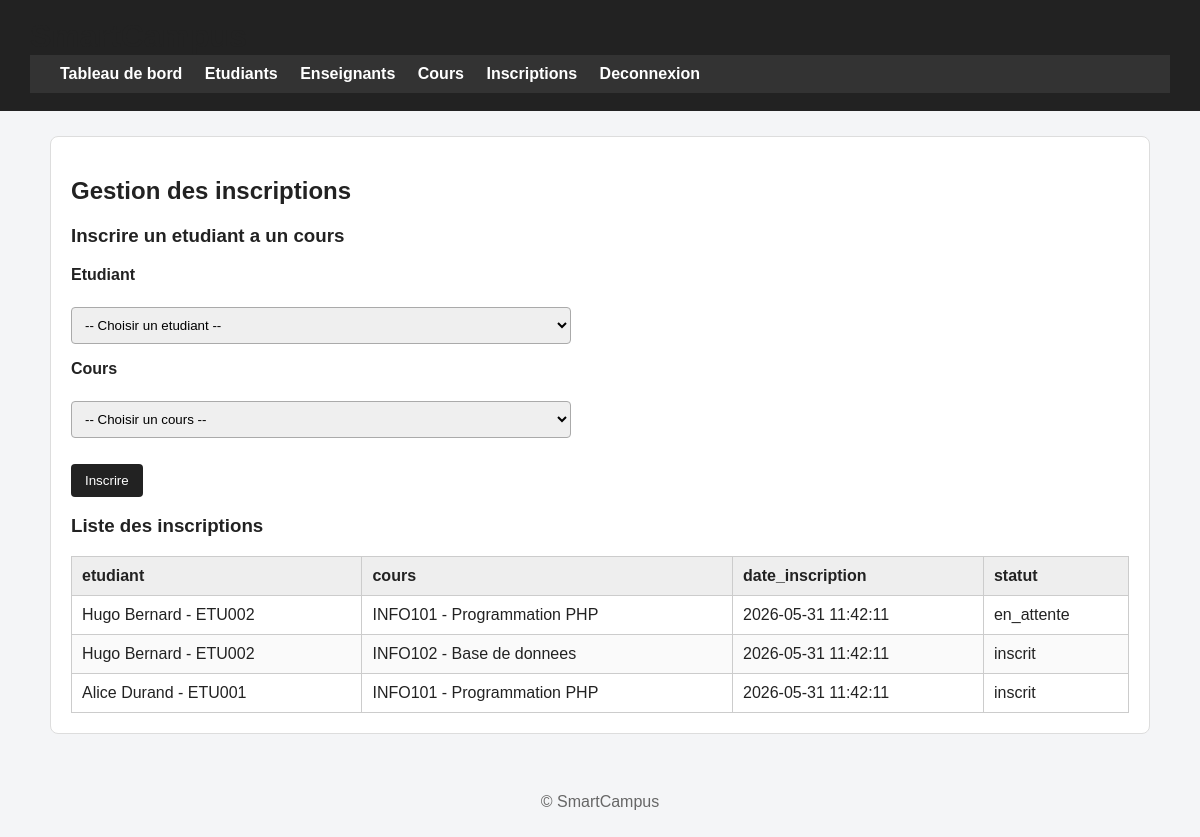
The app's page /admin/inscriptions.php (signed in) with its own data.
### tables this page shows
CREATE TABLE inscription (
    id_inscription INT AUTO_INCREMENT PRIMARY KEY,
    date_inscription DATETIME DEFAULT CURRENT_TIMESTAMP,
    statut ENUM('inscrit','desinscrit','en_attente') DEFAULT 'en_attente',
    id_etudiant INT NOT NULL,
    id_cours INT NOT NULL,
    UNIQUE (id_etudiant, id_cours),
    CONSTRAINT fk_inscription_etudiant
        FOREIGN KEY (id_etudiant) REFERENCES etudiant(id_etudiant),
    CONSTRAINT fk_inscription_cours
        FOREIGN KEY (id_cours) REFERENCES cours(id_cours)
);

CREATE TABLE utilisateur (
    id_user INT AUTO_INCREMENT PRIMARY KEY,
    nom VARCHAR(100) NOT NULL,
    prenom VARCHAR(100) NOT NULL,
    email VARCHAR(150) NOT NULL,
    mot_de_passe VARCHAR(255) NOT NULL,
    role ENUM('administrateur','enseignant','etudiant') NOT NULL,
    date_creation TIMESTAMP DEFAULT CURRENT_TIMESTAMP,
    actif TINYINT(1) DEFAULT 1,
    UNIQUE (email)
);

CREATE TABLE etudiant (
    id_etudiant INT AUTO_INCREMENT PRIMARY KEY,
    numero_etudiant VARCHAR(50) NOT NULL,
    niveau VARCHAR(50) NOT NULL,
    groupe_classe VARCHAR(50) NOT NULL,
    date_naissance DATE,
    telephone VARCHAR(30),
    id_user INT NOT NULL,
    UNIQUE (numero_etudiant),
    CONSTRAINT fk_etudiant_utilisateur
        FOREIGN KEY (id_user) REFERENCES utilisateur(id_user)
);

CREATE TABLE cours (
    id_cours INT AUTO_INCREMENT PRIMARY KEY,
    code_cours VARCHAR(50) NOT NULL,
    titre VARCHAR(150) NOT NULL,
    description TEXT,
    capacite_max INT NOT NULL,
    jour VARCHAR(20) NOT NULL,
    heure_debut TIME NOT NULL,
    heure_fin TIME NOT NULL,
    salle VARCHAR(50) NOT NULL,
    semestre VARCHAR(50) NOT NULL,
    id_enseignant INT NOT NULL,
    UNIQUE (code_cours),
    CONSTRAINT fk_cours_enseignant
        FOREIGN KEY (id_enseignant) REFERENCES enseignant(id_enseignant)
);

### admin/inscriptions.php (the view, shortened to what this page needs)
<?php
include '../config/db.php';
$result_inscriptions = mysqli_query(
    $conn,
    "SELECT i.date_inscription, i.statut,
            u.nom, u.prenom, e.numero_etudiant,
            c.code_cours, c.titre
     FROM inscription i
     INNER JOIN etudiant e ON i.id_etudiant = e.id_etudiant
     INNER JOIN utilisateur u ON e.id_user = u.id_user
     INNER JOIN cours c ON i.id_cours = c.id_cours
     ORDER BY i.date_inscription DESC"
);
include '../includes/header.php';
?>
<h2>Gestion des inscriptions</h2>
<section>
    <h3>Inscrire un etudiant a un cours</h3>
    <form method="post" action="inscriptions.php">
        <p>
            <label for="id_etudiant">Etudiant</label><br>
            <select id="id_etudiant" name="id_etudiant" required>
                <option value="">-- Choisir un etudiant --</option>
            </select>
        </p>
        <p>
            <label for="id_cours">Cours</label><br>
            <select id="id_cours" name="id_cours" required>
                <option value="">-- Choisir un cours --</option>
            </select>
        </p>
        <button type="submit">Inscrire</button>
    </form>
</section>
<section>
    <h3>Liste des inscriptions</h3>
    <table border="1">
        <thead>
            <tr>
                <th>etudiant</th>
                <th>cours</th>
                <th>date_inscription</th>
                <th>statut</th>
            </tr>
        </thead>
        <tbody>
            <?php if ($result_inscriptions && mysqli_num_rows($result_inscriptions) > 0) { ?>
                <?php while ($inscription = mysqli_fetch_assoc($result_inscriptions)) { ?>
                    <tr>
                        <td>
                            <?php echo htmlspecialchars($inscription['prenom'] . ' ' . $inscription['nom'] . ' - ' . $inscription['numero_etudiant']); ?>
                        </td>
                        <td>
                            <?php echo htmlspecialchars($inscription['code_cours'] . ' - ' . $inscription['titre']); ?>
                        </td>
                        <td><?php echo htmlspecialchars($inscription['date_inscription']); ?></td>
                        <td><?php echo htmlspecialchars($inscription['statut']); ?></td>
                    </tr>
                <?php } ?>
            <?php } else { ?>
                <tr>
                    <td colspan="4">Aucune inscription trouvee.</td>
                </tr>
            <?php } ?>
        </tbody>
    </table>
</section>
<?php include '../includes/footer.php'; ?>

### assets/css/style.css (style rules this page uses)
* { box-sizing: border-box; }
body { margin: 0; font-family: Arial, Helvetica, sans-serif; background: #f4f5f7; color: #222; }
label { display: block; margin-top: 12px; margin-bottom: 5px; font-weight: bold; }
input, select, textarea { width: 100%; max-width: 500px; padding: 9px; border: 1px solid #aaa; border-radius: 4px; }
button, .button { display: inline-block; border: none; background: #222; color: white; padding: 9px 14px; border-radius: 4px; text-decoration: none; cursor: pointer; margin-top: 10px; }
table { width: 100%; border-collapse: collapse; margin-top: 15px; background: white; }
th, td { border: 1px solid #ccc; padding: 10px; text-align: left; }
th { background: #eee; }
tr:nth-child(even) { background: #fafafa; }

### records on screen
inscription: utilisateur.prenom+nom "Hugo Bernard - ETU002", id_cours.titre "INFO101 - Programmation PHP", date_inscription "2026-05-31 11:42:11", statut "en_attente"
inscription: utilisateur.prenom+nom "Hugo Bernard - ETU002", id_cours.titre "INFO102 - Base de donnees", date_inscription "2026-05-31 11:42:11", statut "inscrit"
inscription: utilisateur.prenom+nom "Alice Durand - ETU001", id_cours.titre "INFO101 - Programmation PHP", date_inscription "2026-05-31 11:42:11", statut "inscrit"
